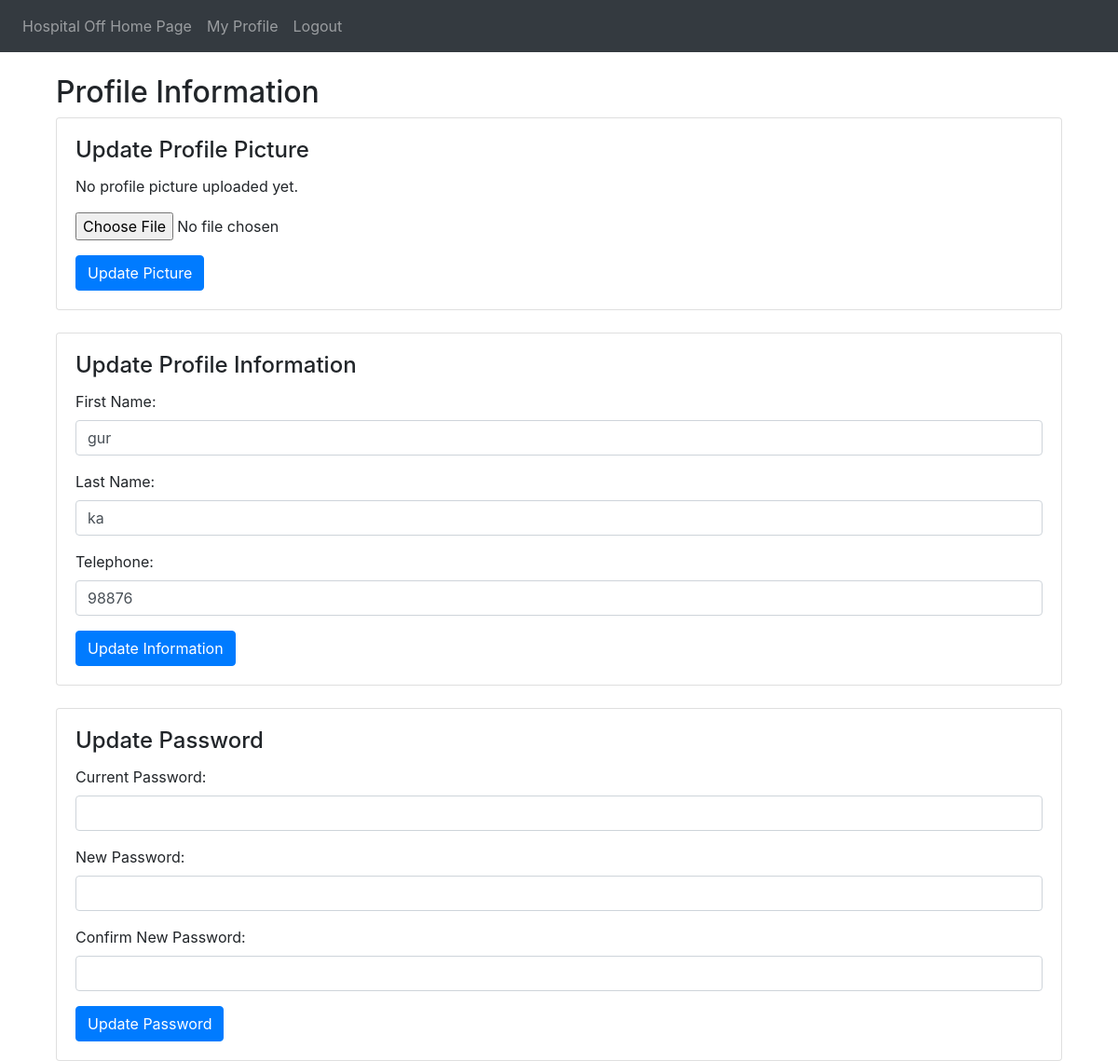
Screenshot of /profile/myprofile (signed in) with the database file from the repository.
### website/models.py (models this page shows)
class User(db.Model, UserMixin):
    id = db.Column(db.Integer, primary_key=True)
    email = db.Column(db.String(150), unique=True)
    password = db.Column(db.String(150))
    user_first_name = db.Column(db.String(50), nullable=False)
    user_last_name = db.Column(db.String(50), nullable=False)
    user_telephone = db.Column(db.String(50), nullable=False)
    user_role = db.Column(db.String(50), nullable=False, default='User')
    otp_secret = db.Column(db.String(16))
    hospital_official = db.relationship('HospitalOfficial', uselist=False, backref='user')
    patient = db.relationship('Patient', uselist=False, backref='user')
    admin = db.relationship('Admin', uselist=False, backref='admin_user')

### website/views.py (the view, shortened to what this page needs)
@myprofile.route('/myprofile', methods=['GET', 'POST'])
@login_required
def myview_profile():
    return render_template('myprofile.html', user=current_user)

### website/templates/myprofile.html
{% extends 'base.html' %}
{% block content %}
<div class="container mt-4">
    <h2>Profile Information</h2>
    <div class="card mb-4">
        <div class="card-body">
            <h4 class="card-title">Update Profile Picture</h4>
            {% if current_user.myprofile_picture %}
            <img src="{{ url_for('static', filename='uploads/' + current_user.myprofile_picture) }}" alt="Profile Picture">
            {% else %}
            <p>No profile picture uploaded yet.</p>
            {% endif %}
            <form method="POST" enctype="multipart/form-data">
                <div class="form-group">
                    <input type="file" class="form-control-file" id="profile_picture" name="profile_picture">
                </div>
                <button type="submit" class="btn btn-primary" name="update_picture">Update Picture</button>
            </form>
        </div>
    </div>
    <div class="card mb-4">
        <div class="card-body">
            <h4 class="card-title">Update Profile Information</h4>
            <form method="POST">
                <div class="form-group">
                    <label for="first_name">First Name:</label>
                    <input type="text" class="form-control" id="first_name" name="first_name"
                        value="{{ user.user_first_name }}" required>
                </div>
                <div class="form-group">
                    <label for="last_name">Last Name:</label>
                    <input type="text" class="form-control" id="last_name" name="last_name"
                        value="{{ user.user_last_name }}" required>
                </div>
                <div class="form-group">
                    <label for="telephone">Telephone:</label>
                    <input type="tel" class="form-control" id="telephone" name="telephone"
                        value="{{ user.user_telephone }}" required>
                </div>
                <button type="submit" class="btn btn-primary" name="update_info">Update Information</button>
            </form>
        </div>
    </div>
    <div class="card">
        <div class="card-body">
            <h4 class="card-title">Update Password</h4>
            <form method="POST">
                <div class="form-group">
                    <label for="current_password">Current Password:</label>
                    <input type="password" class="form-control" id="current_password" name="current_password" required>
                </div>
                <div class="form-group">
                    <label for="new_password">New Password:</label>
                    <input type="password" class="form-control" id="new_password" name="new_password" required>
                </div>
                <div class="form-group">
                    <label for="confirm_password">Confirm New Password:</label>
                    <input type="password" class="form-control" id="confirm_password" name="confirm_password" required>
                </div>
                <button type="submit" class="btn btn-primary" name="update_password">Update Password</button>
            </form>
        </div>
    </div>
</div>
{% endblock %}

### rows the page displays
User: first_name "gur", last_name "ka", telephone "98876"
